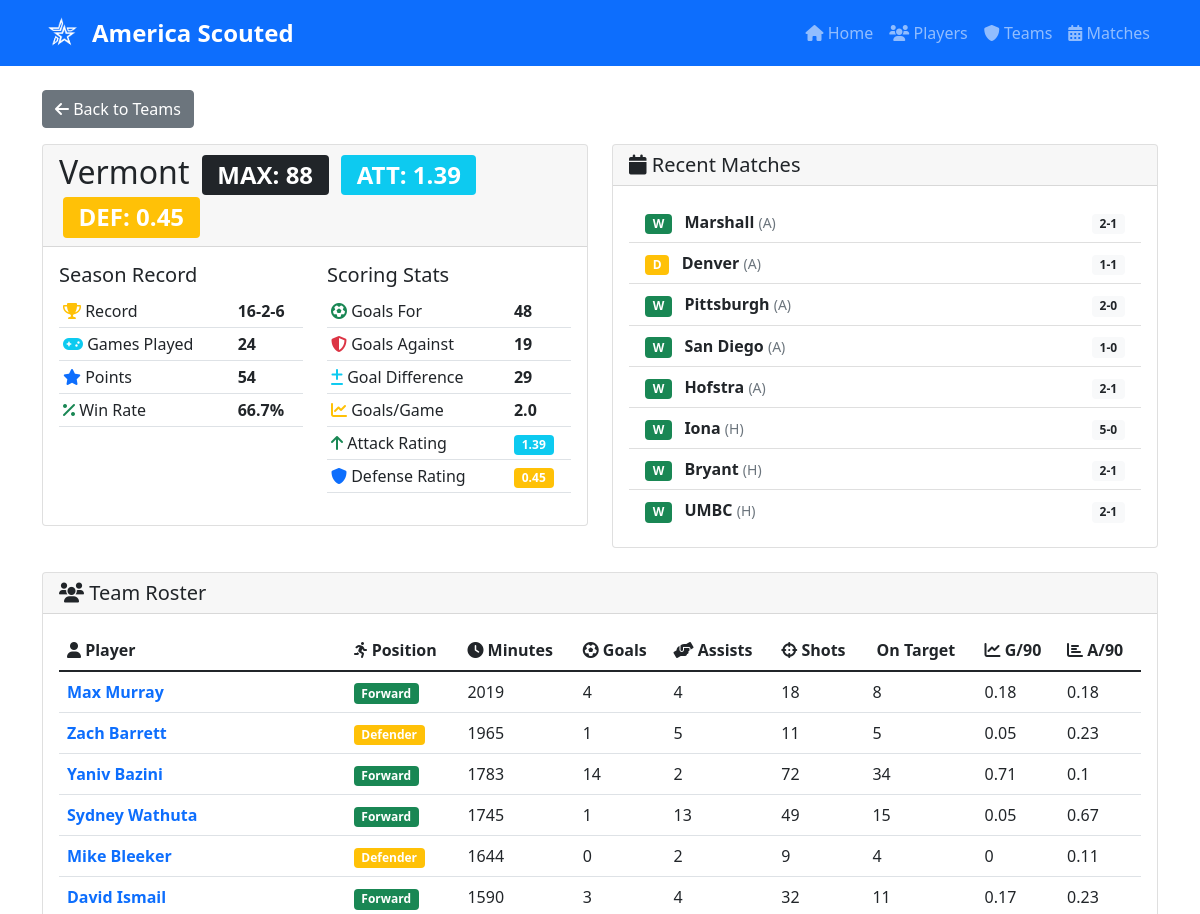
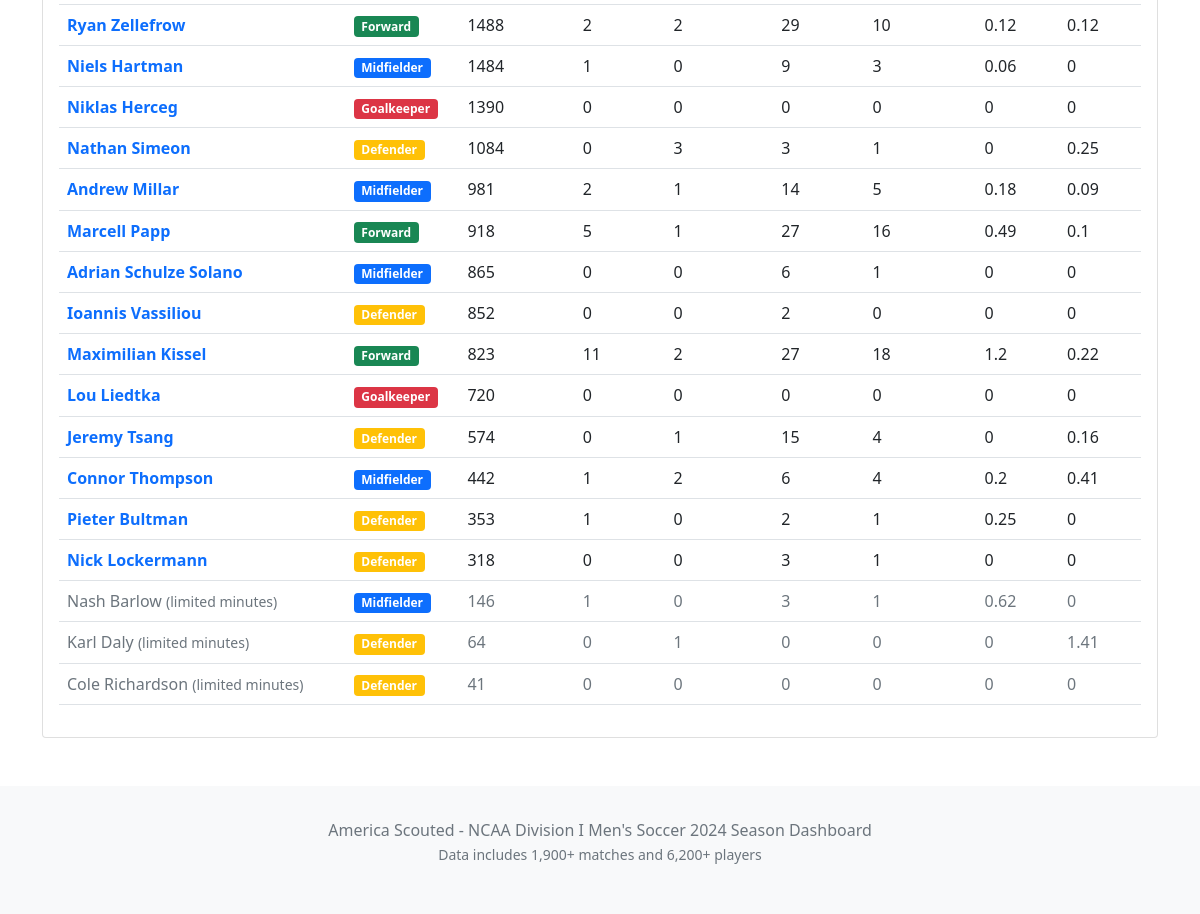
The page /team/Vermont on the database its author committed (2 pictures, top to bottom).
### tables this page shows
CREATE TABLE matches (
	home_team TEXT, 
	home_team_score BIGINT, 
	away_team TEXT, 
	away_team_score BIGINT, 
	home_team_conference TEXT, 
	away_team_conference TEXT
);

CREATE TABLE players (
	name TEXT, 
	team TEXT, 
	position TEXT, 
	minutes_played BIGINT, 
	goals BIGINT, 
	assists BIGINT, 
	shots BIGINT, 
	shots_on_target BIGINT, 
	fouls_won BIGINT
, conference TEXT);

### ncaa_app.py (the view)
@app.route('/team/<team_name>')
def team_profile(team_name):
    team_name = unquote(team_name)
    with db.engine.connect() as conn:
        result = conn.execute(text("""
            SELECT
                team,
                COUNT(*) as games_played,
                SUM(goals_for) as goals_for,
                SUM(goals_against) as goals_against,
                (SUM(goals_for) - SUM(goals_against)) as goal_difference,
                SUM(wins) as wins,
                SUM(draws) as draws,
                SUM(losses) as losses,
                (SUM(wins) * 3 + SUM(draws)) as points
            FROM (
                SELECT
                    home_team as team,
                    home_team_score as goals_for,
                    away_team_score as goals_against,
                    CASE WHEN home_team_score > away_team_score THEN 1 ELSE 0 END as wins,
                    CASE WHEN home_team_score = away_team_score THEN 1 ELSE 0 END as draws,
                    CASE WHEN home_team_score < away_team_score THEN 1 ELSE 0 END as losses
                FROM matches WHERE home_team = :team_name
                UNION ALL
                SELECT
                    away_team as team,
                    away_team_score as goals_for,
                    home_team_score as goals_against,
                    CASE WHEN away_team_score > home_team_score THEN 1 ELSE 0 END as wins,
                    CASE WHEN away_team_score = home_team_score THEN 1 ELSE 0 END as draws,
                    CASE WHEN away_team_score < home_team_score THEN 1 ELSE 0 END as losses
                FROM matches WHERE away_team = :team_name
            ) team_results
            WHERE team = :team_name
            GROUP BY team
        """), {'team_name': team_name})
        team_stats = result.fetchone()
        if not team_stats:
            team_stats = {
                'team': team_name,
                'games_played': 0,
                'wins': 0,
                'draws': 0,
                'losses': 0,
                'goals_for': 0,
                'goals_against': 0,
                'goal_difference': 0,
                'points': 0
            }
        else:
            team_stats = dict(team_stats._mapping)
        result = conn.execute(text("""
            SELECT
                name,
                position,
                minutes_played,
                goals,
                assists,
                shots,
                shots_on_target,
                fouls_won,
                ROUND(goals * 90.0 / minutes_played, 2) as goals_per_90,
                ROUND(assists * 90.0 / minutes_played, 2) as assists_per_90
            FROM players
            WHERE team = :team_name AND minutes_played > 0
            ORDER BY minutes_played DESC, goals DESC
        """), {'team_name': team_name})
        roster = [dict(row._mapping) for row in result]
        result = conn.execute(text("""
            SELECT
                home_team,
                home_team_score,
                away_team,
                away_team_score,
                home_team_conference,
                away_team_conference,
                CASE
                    WHEN home_team = :team_name AND home_team_score > away_team_score THEN 'W'
                    WHEN away_team = :team_name AND away_team_score > home_team_score THEN 'W'
                    WHEN home_team_score = away_team_score THEN 'D'
                    ELSE 'L'
                END as result,
                CASE
                    WHEN home_team = :team_name THEN away_team
                    ELSE home_team
                END as opponent,
                CASE
                    WHEN home_team = :team_name THEN 'H'
                    ELSE 'A'
                END as home_away
            FROM matches
            WHERE home_team = :team_name OR away_team = :team_name
            ORDER BY ROWID DESC
            LIMIT 10
        """), {'team_name': team_name})
        recent_matches = [dict(row._mapping) for row in result]
        try:
            if RATINGS_AVAILABLE:
                team_max_ratings = get_team_max_ratings()
                team_rating_data = next((team for team in team_max_ratings if team['Team'] == team_name), {'MAX': 'N/A', 'ATT': 'N/A', 'DEF': 'N/A'})
            else:
                team_rating_data = {'MAX': 'N/A', 'ATT': 'N/A', 'DEF': 'N/A'}
        except Exception as e:
            print(f"Error loading team ratings: {e}")
            team_rating_data = {'MAX': 'N/A', 'ATT': 'N/A', 'DEF': 'N/A'}
        team_stats['avg_goals_per_game'] = round(team_stats['goals_for'] / max(team_stats['games_played'], 1), 2)
        team_stats['avg_goals_against_per_game'] = round(team_stats['goals_against'] / max(team_stats['games_played'], 1), 2)
        team_stats['total_players'] = len(roster)
        team_stats['active_players'] = len([p for p in roster if p['minutes_played'] >= 250])
        team_stats['max_rating'] = team_rating_data['MAX']
        team_stats['att_rating'] = team_rating_data['ATT']
        team_stats['def_rating'] = team_rating_data['DEF']
        return render_template("ncaa_team_profile.html",
                             team_stats=team_stats,
                             roster=roster,
                             recent_matches=recent_matches)
    return render_template("ncaa_team_profile.html",
                         team_stats={'team': team_name, 'error': 'Team not found'},
                         roster=[],
                         recent_matches=[])

### ncaa_app.py (called while the page is built)
@app.context_processor
def utility_processor():
    return dict(get_team_logo_url=get_team_logo_url)

### templates/ncaa_team_profile.html (shortened to what this page needs)
{% extends "ncaa_layout.html" %}
{% block content %}
<div class="mb-3">
  <a href="{{ url_for('show_teams') }}" class="btn btn-secondary">
    <i class="fas fa-arrow-left"></i> Back to Teams
  </a>
</div>
{% if team_stats.error %}
<div class="alert alert-danger">
  <h4>Team Not Found</h4>
  <p>{{ team_stats.error }}</p>
</div>
{% else %}
<div class="row">
  <div class="col-md-6">
    <div class="card">
      <div class="card-header">
        <h2 class="mb-0">
          {{ team_stats.team }}
          {% if team_stats.max_rating != 'N/A' %}
          <span class="badge bg-dark ms-1">MAX: {{ team_stats.max_rating|round(0)|int }}</span>
          {% endif %}
          {% if team_stats.att_rating != 'N/A' %}
          <span class="badge bg-info ms-1">ATT: {{ "%.2f"|format(team_stats.att_rating) }}</span>
          {% endif %}
          {% if team_stats.def_rating != 'N/A' %}
          <span class="badge bg-warning ms-1">DEF: {{ "%.2f"|format(team_stats.def_rating) }}</span>
          {% endif %}
        </h2>
      </div>
      <div class="card-body">
        <div class="row">
          <div class="col-md-6">
            <h5>Season Record</h5>
            <table class="table table-sm">
              <tr>
                <td><i class="fas fa-trophy text-warning"></i> Record</td>
                <td><strong>{{ team_stats.wins }}-{{ team_stats.losses }}-{{ team_stats.draws }}</strong></td>
              </tr>
              <tr>
                <td><i class="fas fa-gamepad text-info"></i> Games Played</td>
                <td><strong>{{ team_stats.games_played }}</strong></td>
              </tr>
              <tr>
                <td><i class="fas fa-star text-primary"></i> Points</td>
                <td><strong>{{ team_stats.points }}</strong></td>
              </tr>
              <tr>
                <td><i class="fas fa-percentage text-success"></i> Win Rate</td>
                <td><strong>{{ "%.1f"|format((team_stats.wins / team_stats.games_played * 100) if team_stats.games_played > 0 else 0) }}%</strong></td>
              </tr>
            </table>
          </div>
          <div class="col-md-6">
            <h5>Scoring Stats</h5>
            <table class="table table-sm">
              <tr>
                <td><i class="fas fa-futbol text-success"></i> Goals For</td>
                <td><strong>{{ team_stats.goals_for }}</strong></td>
              </tr>
              <tr>
                <td><i class="fas fa-shield text-danger"></i> Goals Against</td>
                <td><strong>{{ team_stats.goals_against }}</strong></td>
              </tr>
              <tr>
                <td><i class="fas fa-plus-minus text-info"></i> Goal Difference</td>
                <td><strong>{{ team_stats.goal_difference }}</strong></td>
              </tr>
              <tr>
                <td><i class="fas fa-chart-line text-warning"></i> Goals/Game</td>
                <td><strong>{{ team_stats.avg_goals_per_game }}</strong></td>
              </tr>
              {% if team_stats.att_rating != 'N/A' %}
              <tr>
                <td><i class="fas fa-arrow-up text-success"></i> Attack Rating</td>
                <td><strong><span class="badge bg-info">{{ "%.2f"|format(team_stats.att_rating) }}</span></strong></td>
              </tr>
              {% endif %}
              {% if team_stats.def_rating != 'N/A' %}
              <tr>
                <td><i class="fas fa-shield-alt text-primary"></i> Defense Rating</td>
                <td><strong><span class="badge bg-warning">{{ "%.2f"|format(team_stats.def_rating) }}</span></strong></td>
              </tr>
              {% endif %}
            </table>
          </div>
        </div>
      </div>
    </div>
  </div>
  <div class="col-md-6">
    <div class="card">
      <div class="card-header">
        <h5 class="mb-0"><i class="fas fa-calendar"></i> Recent Matches</h5>
      </div>
      <div class="card-body">
        {% if recent_matches %}
        <div class="list-group list-group-flush">
          {% for match in recent_matches[:8] %}
          <div class="list-group-item d-flex justify-content-between align-items-center">
            <div>
              {% if match.result == 'W' %}
                <span class="badge bg-success me-2">W</span>
              {% elif match.result == 'D' %}
                <span class="badge bg-warning me-2">D</span>
              {% else %}
                <span class="badge bg-danger me-2">L</span>
              {% endif %}
              <strong>{{ match.opponent }}</strong>
              <small class="text-muted">({{ match.home_away }})</small>
            </div>
            <div>
              {% if match.home_team == team_stats.team %}
                <span class="badge bg-light text-dark">{{ match.home_team_score }}-{{ match.away_team_score }}</span>
              {% else %}
                <span class="badge bg-light text-dark">{{ match.away_team_score }}-{{ match.home_team_score }}</span>
              {% endif %}
            </div>
          </div>
          {% endfor %}
        </div>
        {% else %}
        <div class="alert alert-info">
          <i class="fas fa-info-circle"></i> No match data available
        </div>
        {% endif %}
      </div>
    </div>
  </div>
</div>
<div class="row mt-4">
  <div class="col-12">
    <div class="card">
      <div class="card-header">
        <h5 class="mb-0">
          <i class="fas fa-users"></i> Team Roster
        </h5>
      </div>
      <div class="card-body">
        {% if roster %}
        <div class="table-responsive">
          <table class="table table-hover">
            <thead>
              <tr>
                <th><i class="fas fa-user"></i> Player</th>
                <th><i class="fas fa-running"></i> Position</th>
                <th><i class="fas fa-clock"></i> Minutes</th>
                <th><i class="fas fa-futbol"></i> Goals</th>
                <th><i class="fas fa-hands-helping"></i> Assists</th>
                <th><i class="fas fa-crosshairs"></i> Shots</th>
                <th> On Target</th>
                <th><i class="fas fa-chart-line"></i> G/90</th>
                <th><i class="fas fa-chart-bar"></i> A/90</th>
              </tr>
            </thead>
            <tbody>
              {% for player in roster %}
              <tr {% if player.minutes_played < 250 %}class="text-muted"{% endif %}>
                <td>
                  {% if player.minutes_played >= 250 %}
                    <a href="{{ url_for('player_profile', player_name=player.name) }}" class="text-decoration-none">
                      <strong>{{ player.name }}</strong>
                    </a>
                  {% else %}
                    {{ player.name }}
                    <small class="text-muted">(limited minutes)</small>
                  {% endif %}
                </td>
                <td>
                  <span class="badge
                    {% if player.position == 'Forward' %}bg-success
                    {% elif player.position == 'Midfielder' %}bg-primary
                    {% elif player.position == 'Defender' %}bg-warning
                    {% elif player.position == 'Goalkeeper' %}bg-danger
                    {% else %}bg-secondary{% endif %}">
                    {{ player.position }}
                  </span>
                </td>
                <td>{{ player.minutes_played }}</td>
                <td>{{ player.goals }}</td>
                <td>{{ player.assists }}</td>
                <td>{{ player.shots or 0 }}</td>
                <td>{{ player.shots_on_target or 0 }}</td>
                <td>{{ player.goals_per_90 or 0 }}</td>
                <td>{{ player.assists_per_90 or 0 }}</td>
              </tr>
              {% endfor %}
            </tbody>
          </table>
        </div>
        {% else %}
        <div class="alert alert-info">
          <i class="fas fa-info-circle"></i> No roster data available
        </div>
        {% endif %}
      </div>
    </div>
  </div>
</div>
{% endif %}
{% endblock %}

### rows shown on the page
matches: shows "W", opponent "Marshall", home_away "A", away_team_score "2", home_team_score "1"
matches: shows "D", opponent "Denver", home_away "A", away_team_score "1", home_team_score "1"
matches: shows "W", opponent "Pittsburgh", home_away "A", away_team_score "2", home_team_score "0"
matches: shows "W", opponent "San Diego", home_away "A", away_team_score "1", home_team_score "0"
matches: shows "W", opponent "Hofstra", home_away "A", away_team_score "2", home_team_score "1"
matches: shows "W", opponent "Iona", home_away "H", home_team_score "5", away_team_score "0"
matches: shows "W", opponent "Bryant", home_away "H", home_team_score "2", away_team_score "1"
matches: shows "W", opponent "UMBC", home_away "H", home_team_score "2", away_team_score "1"
players: name "Mike Bleeker", position "Defender", minutes_played "1644", goals "0", assists "2", shots "9", shots_on_target "4", goals_per_90 "0", assists_per_90 "0.11", name "Cole Richardson", minutes_played "41", assists "0", shots "0", shots_on_target "0", assists_per_90 "0"
players: name "David Ismail", position "Forward", minutes_played "1590", goals "3", assists "4", shots "32", shots_on_target "11", goals_per_90 "0.17", assists_per_90 "0.23"
players: name "Andrew Millar", position "Midfielder", minutes_played "981", goals "2", assists "1", shots "14", shots_on_target "5", goals_per_90 "0.18", assists_per_90 "0.09"
players: name "Adrian Schulze Solano", position "Midfielder", minutes_played "865", goals "0", assists "0", shots "6", shots_on_target "1", goals_per_90 "0", assists_per_90 "0"
players: name "Ioannis Vassiliou", position "Defender", minutes_played "852", goals "0", assists "0", shots "2", shots_on_target "0", goals_per_90 "0", assists_per_90 "0"
players: name "Lou Liedtka", position "Goalkeeper", minutes_played "720", goals "0", assists "0", shots "0", shots_on_target "0", goals_per_90 "0", assists_per_90 "0"
players: name "Jeremy Tsang", position "Defender", minutes_played "574", goals "0", assists "1", shots "15", shots_on_target "4", goals_per_90 "0", assists_per_90 "0.16"
players: name "Connor Thompson", position "Midfielder", minutes_played "442", goals "1", assists "2", shots "6", shots_on_target "4", goals_per_90 "0.2", assists_per_90 "0.41"
players: name "Karl Daly", position "Defender", minutes_played "64", goals "0", assists "1", shots "0", shots_on_target "0", goals_per_90 "0", assists_per_90 "1.41"

### other values the page prints
{{ team_stats.team }} "Vermont"
{{ team_stats.max_rating|round(0)|int }} "88"
{{ "%.2f"|format(team_stats.att_rating) }} "1.39"
{{ "%.2f"|format(team_stats.def_rating) }} "0.45"
{{ team_stats.wins }} "16"
{{ team_stats.losses }} "2"
{{ team_stats.draws }} "6"
{{ team_stats.games_played }} "24"
{{ team_stats.points }} "54"
{{ team_stats.goals_for }} "48"
{{ team_stats.goals_against }} "19"
{{ team_stats.goal_difference }} "29"
{{ team_stats.avg_goals_per_game }} "2.0"
{{ player.name }} "Max Murray" "Zach Barrett" "Yaniv Bazini" "Sydney Wathuta" "Ryan Zellefrow" "Niels Hartman" "Niklas Herceg" "Nathan Simeon" "Marcell Papp" "Maximilian Kissel" "Pieter Bultman" "Nick Lockermann"
{{ player.position }} "Forward" "Defender" "Forward" "Forward" "Forward" "Midfielder" "Goalkeeper" "Defender" "Forward" "Forward" "Defender" "Defender" "Midfielder"
